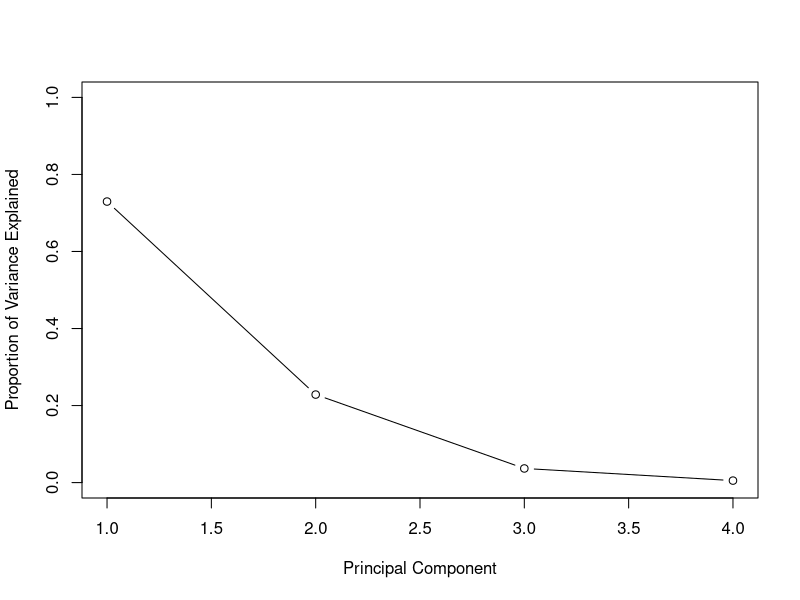
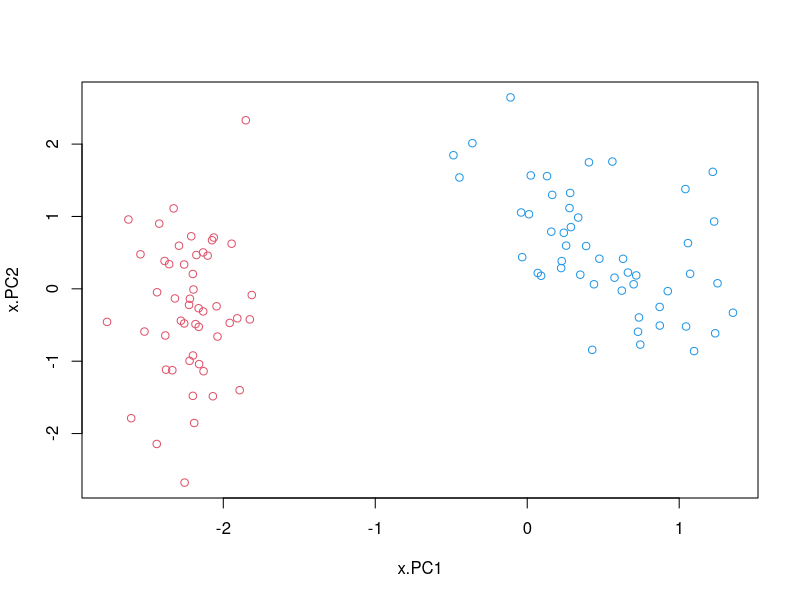
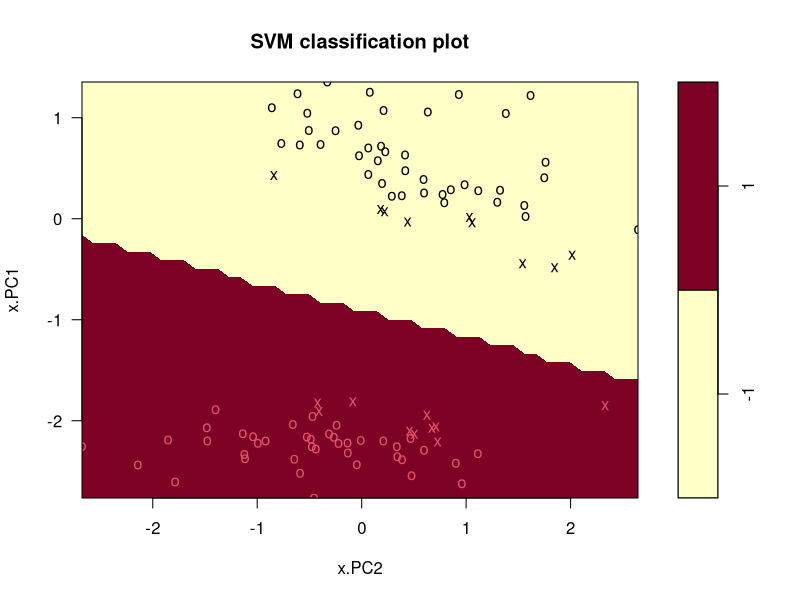
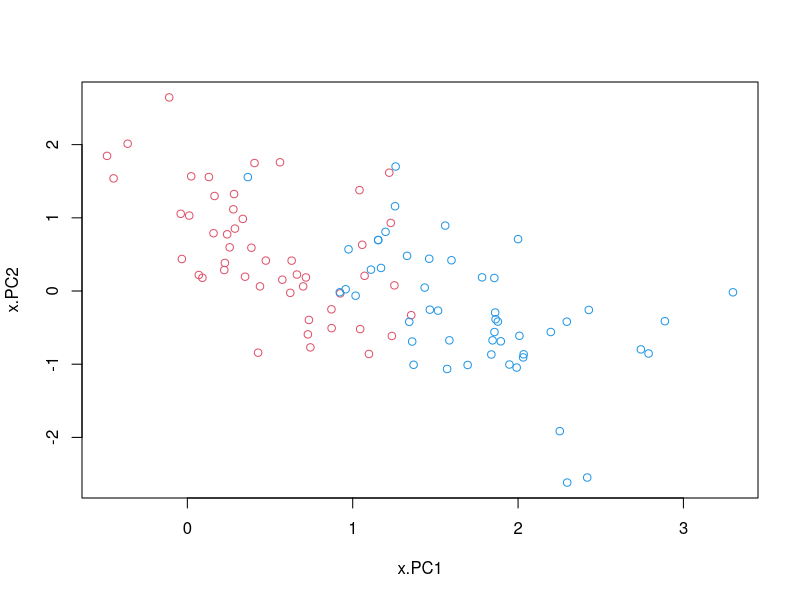
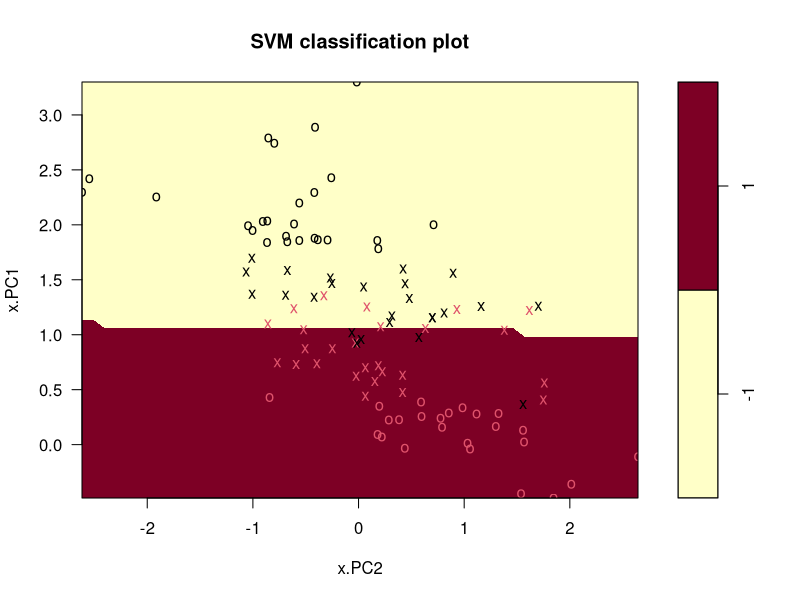
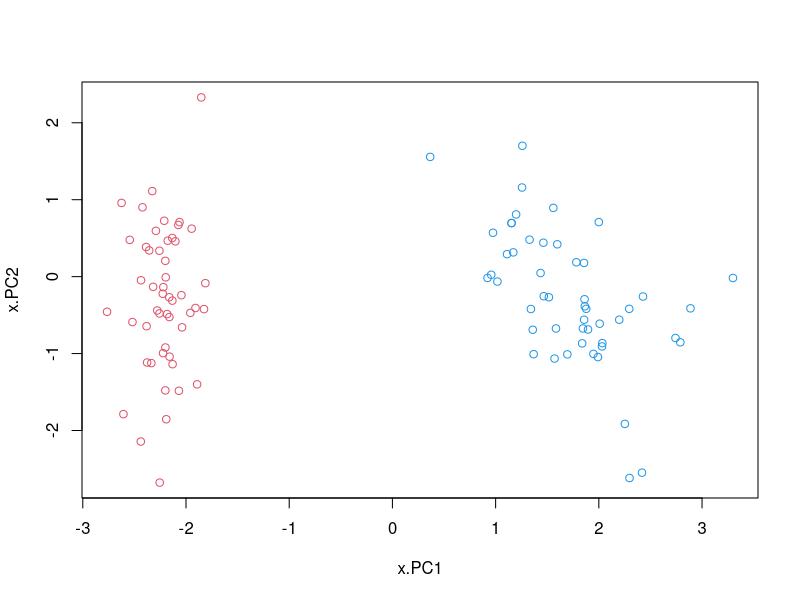
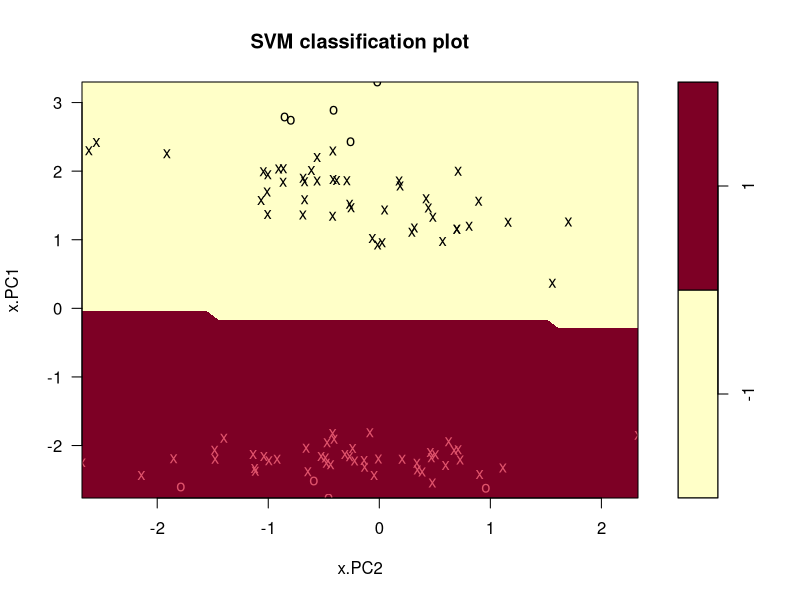

These figures' R source, in order:
# PCA
pr.out = prcomp(iris[,1:4], scale=T)

pr.out$sdev
pr.var=pr.out$sdev^2; pr.var
pve=pr.var/sum(pr.var); pve

plot(pve, xlab="Principal Component",
     ylab="Proportion of Variance Explained",
     ylim=c(0,1),type='b')

pr.out$x #두 개의 주성분을 선택할 것.

# SVM
g1 = which(iris$Species=="setosa")
g2 = which(iris$Species=="versicolor")
g3 = which(iris$Species=="virginica")

## Fisrt SVM
x = pr.out$x[c(g1,g2),1:2]
y = rep(0, length(c(g1,g2)))
y[g1] = 1
y[g2] = -1
dat1=data.frame(x=x, y=as.factor(y))

plot(dat1[,1:2], col=(3-y))

install.packages("e1071")
library(e1071)
set.seed(1)
tune.out=tune(svm, y~.,data=dat1,
              kernel="linear",
              ranges=list(cost=c(0.001, 0.01, 0.1, 1,5,10,100)))

summary(tune.out)

bestmod1=tune.out$best.model
summary(bestmod1)

plot(bestmod1, dat1)

## Second SVM
x = pr.out$x[c(g2,g3),1:2]
y = rep(0, length(c(g2,g3)))
y[g2-length(g1)] = 1
y[g3-length(g1)] = -1
dat2=data.frame(x=x, y=as.factor(y))

plot(dat2[,1:2], col=(3-y))

set.seed(1)
tune.out=tune(svm, y~.,data=dat2,
              kernel="linear",
              ranges=list(cost=c(0.001, 0.01, 0.1, 1,5,10,100)))

summary(tune.out)

bestmod2=tune.out$best.model
summary(bestmod2)

plot(bestmod2, dat2)

## Third SVM
x = pr.out$x[c(g1,g3),1:2]
y = rep(0, length(c(g1,g3)))
y[g1] = 1
y[g3-length(g2)] = -1
dat3=data.frame(x=x, y=as.factor(y))

plot(dat3[,1:2], col=(3-y))

set.seed(1)
tune.out=tune(svm, y~.,data=dat3,
              kernel="linear",
              ranges=list(cost=c(0.001, 0.01, 0.1, 1,5,10,100)))

summary(tune.out)

bestmod3=tune.out$best.model
summary(bestmod3)

plot(bestmod3, dat3)
